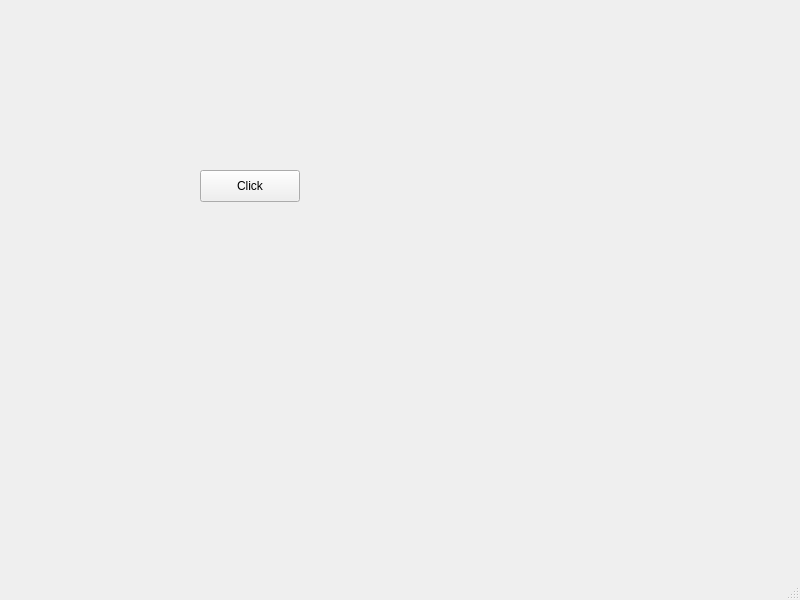
<?xml version="1.0" encoding="UTF-8"?>
<ui version="4.0">
 <class>MainWindow</class>
 <widget class="QMainWindow" name="MainWindow">
  <property name="geometry">
   <rect>
    <x>0</x>
    <y>0</y>
    <width>800</width>
    <height>600</height>
   </rect>
  </property>
  <property name="windowTitle">
   <string>MainWindow</string>
  </property>
  <widget class="QWidget" name="centralwidget">
   <widget class="QPushButton" name="pushButton">
    <property name="geometry">
     <rect>
      <x>200</x>
      <y>170</y>
      <width>100</width>
      <height>32</height>
     </rect>
    </property>
    <property name="text">
     <string>Click</string>
    </property>
   </widget>
  </widget>
  <widget class="QMenuBar" name="menubar">
   <property name="geometry">
    <rect>
     <x>0</x>
     <y>0</y>
     <width>800</width>
     <height>24</height>
    </rect>
   </property>
  </widget>
  <widget class="QStatusBar" name="statusbar"/>
 </widget>
 <resources/>
 <connections/>
</ui>
